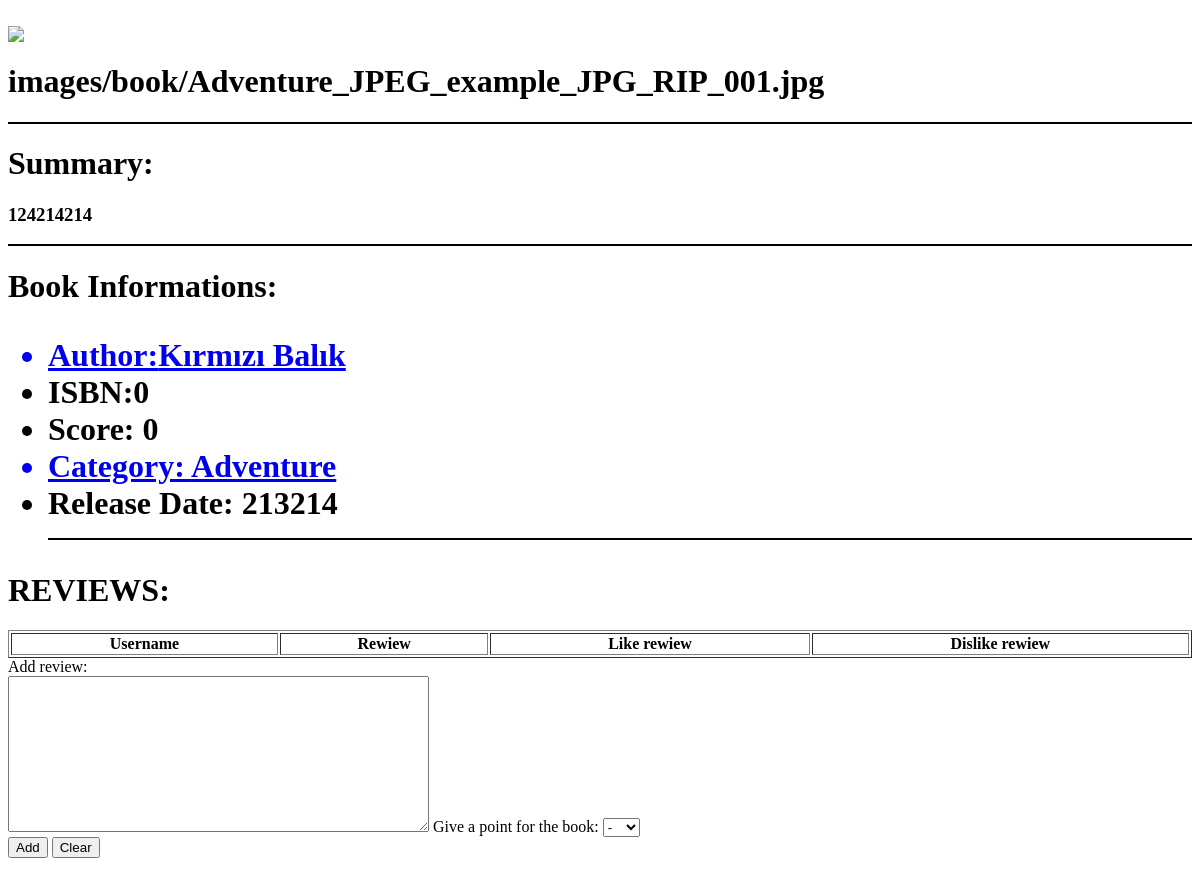
The app's page /Bookoperations/bookInfo.php, older data.
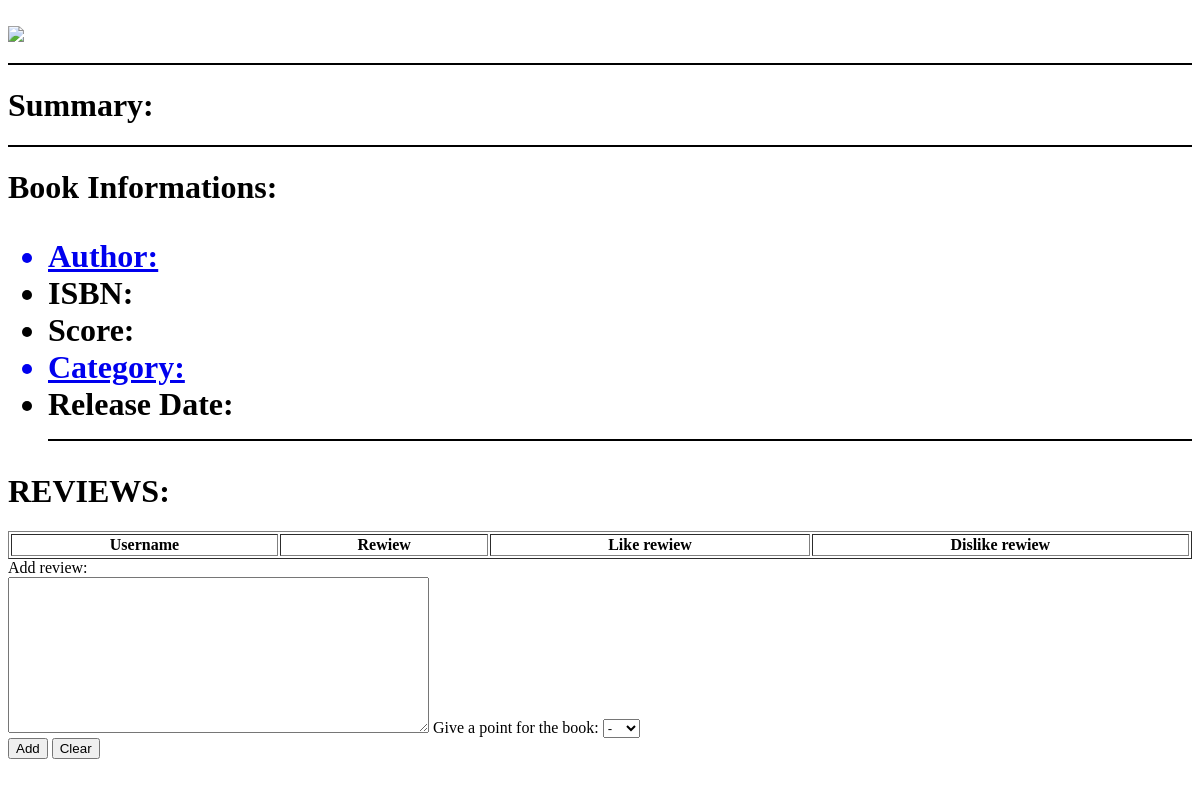
The same page, newer data.
### tables this page shows
CREATE TABLE `book` (
  `ISBN` int(15) NOT NULL,
  `name` varchar(50) NOT NULL,
  `authorID` int(11) NOT NULL,
  `releaseDate` varchar(20) NOT NULL,
  `score` int(11) NOT NULL DEFAULT 0,
  `review` text DEFAULT NULL,
  `summary` text NOT NULL,
  `image` varchar(255) DEFAULT NULL,
  `categoryID` int(11) NOT NULL
);

CREATE TABLE `author` (
  `id` int(11) NOT NULL,
  `name` varchar(50) NOT NULL,
  `score` int(11) NOT NULL DEFAULT 0,
  `bookID` int(11) DEFAULT NULL,
  `about` text NOT NULL,
  `dateofBirth` varchar(20) DEFAULT NULL,
  `photo` varchar(255) DEFAULT NULL
);

CREATE TABLE `category` (
  `id` int(11) NOT NULL,
  `categoryName` varchar(50) NOT NULL,
  `photo` varchar(255) DEFAULT NULL
);

### Bookoperations/bookInfo.php (the view, shortened to what this page needs)
<?php session_start();
require_once '../includes/dbconnect.php'; ?>
<?php
$ISBN=intval($_GET['ISBN']);
$bookListSql= "SELECT * FROM book WHERE ISBN='$ISBN'";
$bookListResult=mysqli_query($connect,$bookListSql);
$pullData=mysqli_fetch_assoc($bookListResult);
$authorID=$pullData['authorID'];
$categoryID=$pullData['categoryID'];
$bookAuthorSql="SELECT name FROM author WHERE id='$authorID' ";
$bookAuthorResult=mysqli_query($connect,$bookAuthorSql);
$pullAuthorData=mysqli_fetch_assoc($bookAuthorResult);
$bookCategorySql="SELECT categoryName FROM category WHERE id='$categoryID'";
$bookCategoryResult=mysqli_query($connect,$bookCategorySql);
$pullCategoryData=mysqli_fetch_assoc($bookCategoryResult);
?>
<html>
<head>
</head>
<body>
<img src="<?php echo "../Admin/".$pullData['image']; ?>"> <h1><?php echo $pullData['name']; ?></h1></img>
<hr color="black" />
<p><h1> Summary: </h1> <h3> <?php echo $pullData['summary']; ?>  </h3> </p>
<hr color="black" />
<h1>Book Informations: <br>
	<ul>
		<a href="../Author/authors1.php?id=<?php echo $pullData['authorID'] ?>">  <li> Author:<?php echo $pullAuthorData['name']; ?> </li>         </a>
		<li> ISBN:<?php echo $pullData['ISBN']; ?> </li>
		<li> Score:   <?php echo $pullData['score']; ?></li>
		<a href="../Categories/categories1.php?id=<?php echo $pullData['categoryID'] ?>"> <li> Category: <?php echo $pullCategoryData['categoryName']; ?>  </li></a>
		<li> Release Date:  <?php echo $pullData['releaseDate']; ?></li>
		<hr color="black" />
	</h1>
<h1>REVIEWS: </h1>
<table style="width: 100%" border="1">
	<tr>
		<th>Username </th>
		<th>Rewiew </th>
		<th>Like rewiew </th>
		<th>Dislike rewiew </th>
	</tr>
		</table>
		Add review:
		<br>
		<form action="bookInfo.php?ISBN=<?php echo $ISBN ?>" title="Review" enctype="multipart/form-data" method="POST">
			<textarea rows="10" cols="50" name="review" style="overflow: auto;" required></textarea>
			<label for="Scores" align="right" >Give a point for the book:</label>
			<select name="Score" >
				<option  value="-">-</option>
			</select>
			<div>
				<input type="submit" name="submit" value="Add" />
				<input type="reset" value="Clear" />
			</div>
		</form>
	</body>
	</html>

Row changes from the older to the newer data that the page shows:
removed book: name "images/book/Adventure_JPEG_example_JPG_RIP_001.jpg", summary "124214214", ISBN "0", score "0", releaseDate "213214"
removed author: name "Kırmızı Balık"
removed category: categoryName "Adventure"
